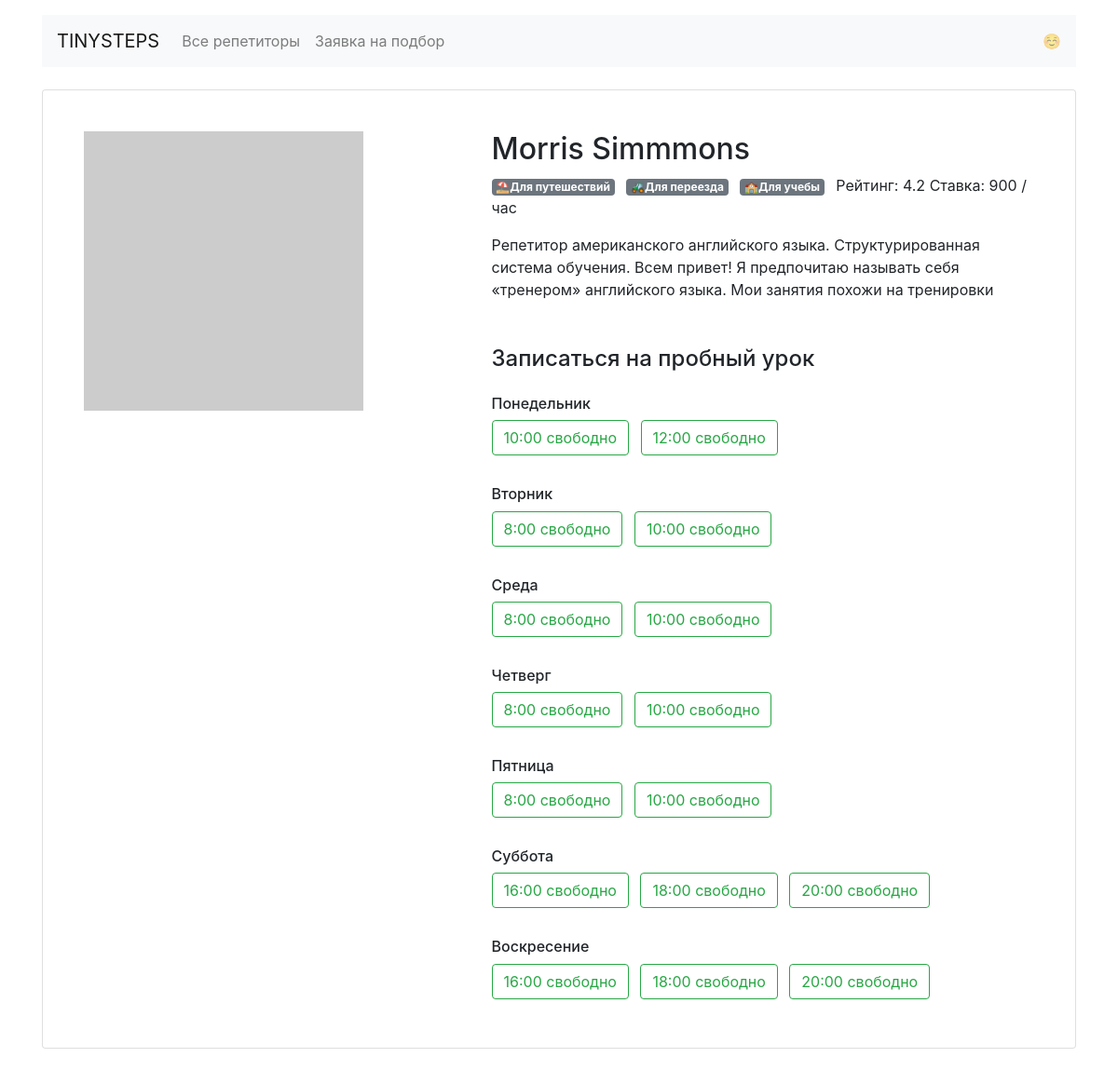
The page /profiles/1 on the database its author committed.
### app.py (models this page shows, shortened)
class Tutor(db.Model):
    __tablename__ = 'tutors'
    id = db.Column(db.Integer, primary_key=True)
    name = db.Column(db.String(30), nullable=False)
    about = db.Column(db.String(200), nullable=False)
    rating = db.Column(db.Float, nullable=False)
    picture = db.Column(db.String(256))
    price = db.Column(db.Integer, nullable=False)
    free = db.Column(db.String(), nullable=False)  # в виде строки будет json, который преобразуется в словарь
    bookings = db.relationship("Booking")  # у репетитора может быть несколько бронирований
    goals = db.relationship('Goal', secondary=tutors_goals_association, back_populates='tutors')

class Goal(db.Model):
    __tablename__ = 'goals'
    id = db.Column(db.Integer, primary_key=True)
    name = db.Column(db.String(30), nullable=False)
    display_name = db.Column(db.String(30), nullable=False)
    tutors = db.relationship('Tutor', secondary=tutors_goals_association, back_populates='goals')

### app.py (the view)
@app.route('/profiles/<int:teacher_id>')
def render_profile(teacher_id):
    profile = db.session.query(Tutor).get(teacher_id)
    if profile is None:
        return f'Преподавателья с id = {teacher_id} не существует', 404
    profile_goals = profile.goals
    list_of_tuples_day_and_dict_value = [(day, day_obj) if
                                         reduce(lambda x, y: x or y, day_obj.values(), False) else (day, None) for
                                         day, day_obj in json.loads(profile.free).items()]
    profile_free = {}
    for day, value in list_of_tuples_day_and_dict_value:
        profile_free[day] = value
    return render_template('profile.html', profile=profile, profile_free=profile_free, profile_goals=profile_goals,
                           map_to_day_of_week=map_to_day_of_week)

### templates/profile.html
{% extends 'base.html' %}
{% block main %}
<main class="container mt-3">
    <div class="card my-4 mx-auto">
        <div class="card-body m-2 m-md-4">
            <article class="row">
                <div class="col-5"><img src="{{ profile.picture }}" class="img-fluid" alt=""></div>
                <div class="col-7">
                    <section class="teacher=info">
                        <h1 class="h2">{{ profile.name }}</h1>
                        <p>
                            {% for goal in profile_goals %}
                            <span class="badge badge-secondary mr-2">{{ goal.display_name }}</span>
                            {% endfor %}
                            Рейтинг: {{ profile.rating }} Ставка: {{ profile.price}} / час
                        </p>
                        <p>{{ profile.about }}</p>
                    </section>
                    <section class="available">
                        <h4 class="mb-4 mt-5">Записаться на пробный урок</h4>
                        {% for day, free_dict in profile_free.items() %}
                            <h6 class="mt-4">{{ map_to_day_of_week[day] }}</h6>
                            {% if not free_dict %}
                                <div class="ml-5">
                                    Нет свободных уроков
                                </div>
                            {% else %}
                                {% for time, is_free in free_dict.items() %}
                                    {% if is_free %}
                                        <a
                                                href="{{ url_for('render_booking', teacher_id=profile.id, day_of_week=day, time=time.split(':')[0]) }}"
                                                class="btn btn-outline-success mr-2 mb-2">
                                            {{ time }} свободно
                                        </a>
                                    {% endif %}
                                {% endfor %}
                            {% endif %}
                        {% endfor %}
                    </section>
                </div>
            </article>
        </div>
    </div>
</main>
{% endblock %}

### rows shown on the page
Tutor: name "Morris Simmmons", rating "4.2", price "900", about "Репетитор американского английского языка. Структурированная система обучения. Всем привет! Я предпочитаю называть себя «тренером» английского языка. Мои занятия похожи на тренировки"
Goal: display_name "⛱Для путешествий"
Goal: display_name "🚜Для переезда"
Goal: display_name "🏫Для учебы"

### other values the page prints
{{ map_to_day_of_week[day] }} "Понедельник" "Вторник" "Среда" "Четверг" "Пятница" "Суббота" "Воскресение"
{{ time }} "10:00" "12:00" "8:00" "10:00" "8:00" "10:00" "8:00" "10:00" "8:00" "10:00" "16:00" "18:00" "20:00" "16:00" "18:00" "20:00"
